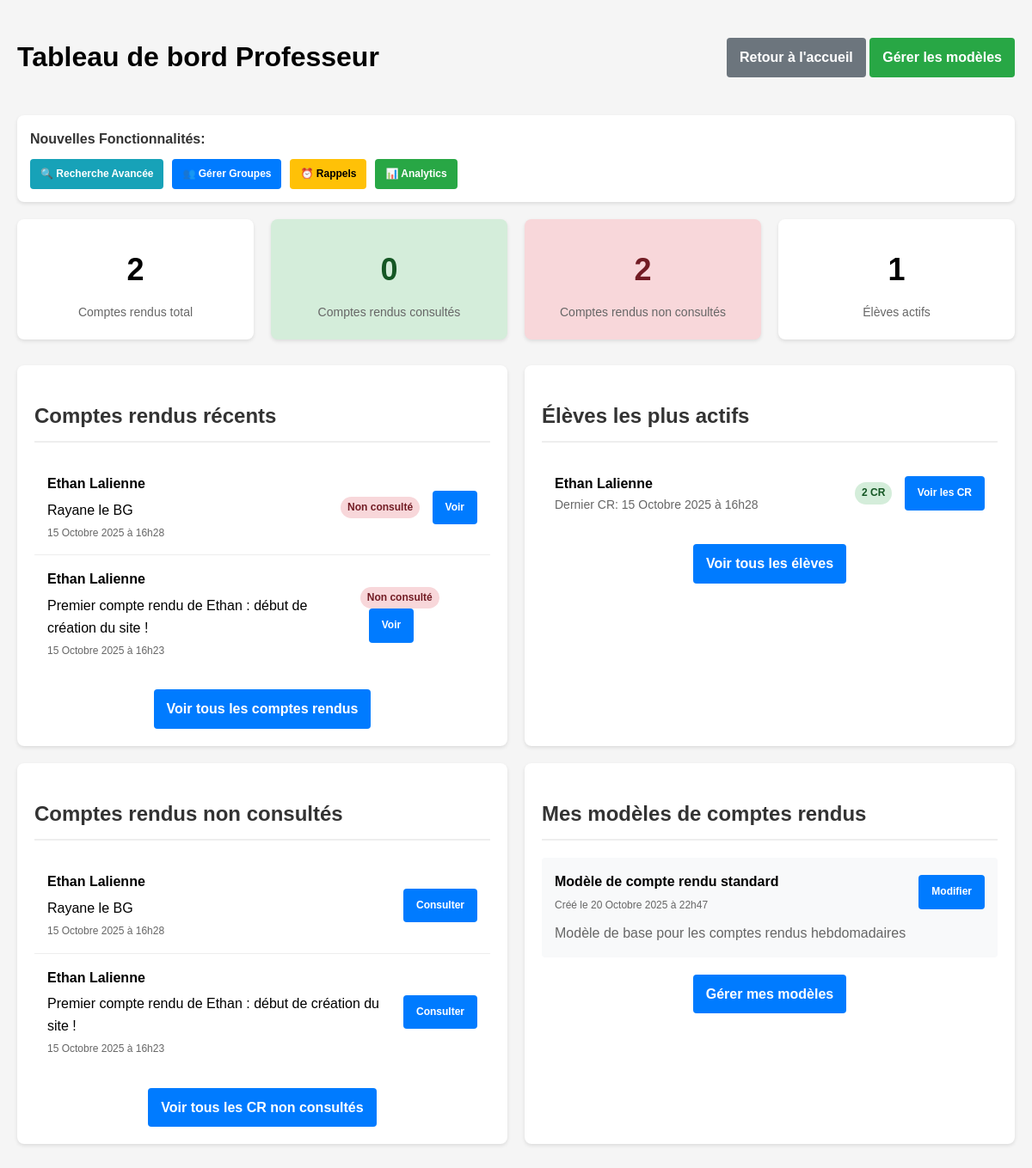
/tableau_bord_prof.php (signed in), run on the app's committed database.
### tables this page shows
CREATE TABLE IF NOT EXISTS `cr` (
  `num` bigint NOT NULL AUTO_INCREMENT,
  `date` date DEFAULT NULL,
  `description` text,
  `titre` varchar(255) DEFAULT NULL,
  `contenu_html` LONGTEXT,
  `vu` tinyint(1) DEFAULT '0',
  `archivé` tinyint(1) DEFAULT '0',
  `datetime` datetime DEFAULT NULL,
  `num_version` int DEFAULT 1,
  `num_utilisateur` int DEFAULT NULL,
  `groupe_id` int DEFAULT NULL,
  PRIMARY KEY (`num`),
  KEY `num_utilisateur` (`num_utilisateur`),
  KEY `groupe_id` (`groupe_id`)
);

CREATE TABLE IF NOT EXISTS `utilisateur` (
  `num` int NOT NULL AUTO_INCREMENT,
  `nom` varchar(100) NOT NULL,
  `prenom` varchar(100) NOT NULL,
  `tel` varchar(20) DEFAULT NULL,
  `login` varchar(100) NOT NULL,
  `motdepasse` varchar(100) NOT NULL,
  `type` int DEFAULT NULL,
  `email` varchar(100) DEFAULT NULL,
  `option` int DEFAULT NULL,
  `num_stage` int DEFAULT NULL,
  `token` varchar(10000) NOT NULL,
  `date` date DEFAULT NULL,
  `token_created_at` datetime DEFAULT NULL,
  `email_valide` tinyint(1) DEFAULT '0',
  `code_verification` varchar(10) DEFAULT NULL,
  `email_verification_token` varchar(100) DEFAULT NULL,
  `email_verification_token_created_at` datetime DEFAULT NULL,
  PRIMARY KEY (`num`),
  UNIQUE KEY `login` (`login`),
  UNIQUE KEY `email` (`email`),
  KEY `num_stage` (`num_stage`)
);

CREATE TABLE IF NOT EXISTS `modeles_cr` (
  `id` int NOT NULL AUTO_INCREMENT,
  `titre` varchar(255) NOT NULL,
  `description` text,
  `contenu_html` LONGTEXT,
  `professeur_id` int NOT NULL,
  `date_creation` datetime DEFAULT CURRENT_TIMESTAMP,
  `actif` tinyint(1) DEFAULT '1',
  PRIMARY KEY (`id`),
  KEY `professeur_id` (`professeur_id`)
);

### tableau_bord_prof.php (the view, shortened to what this page needs)
<?php
include '_conf.php';
$bdd = mysqli_connect($serveurBDD, $userBDD, $mdpBDD, $nomBDD);
$stats_query = "SELECT
                COUNT(*) as total_cr,
                SUM(CASE WHEN vu = 1 THEN 1 ELSE 0 END) as cr_vus,
                SUM(CASE WHEN vu = 0 THEN 1 ELSE 0 END) as cr_non_vus,
                COUNT(DISTINCT cr.num_utilisateur) as nb_eleves_actifs
                FROM cr
                JOIN utilisateur u ON cr.num_utilisateur = u.num
                WHERE u.type = 0";
$stats_result = mysqli_query($bdd, $stats_query);
$stats = mysqli_fetch_assoc($stats_result);
$cr_recents_query = "SELECT cr.*, u.nom, u.prenom
                    FROM cr
                    JOIN utilisateur u ON cr.num_utilisateur = u.num
                    ORDER BY cr.datetime DESC
                    LIMIT 10";
$cr_recents_result = mysqli_query($bdd, $cr_recents_query);
$eleves_actifs_query = "SELECT u.num, u.nom, u.prenom, COUNT(cr.num) as nb_cr,
                        MAX(cr.datetime) as dernier_cr
                        FROM utilisateur u
                        JOIN cr ON u.num = cr.num_utilisateur
                        WHERE u.type = 0
                        GROUP BY u.num
                        ORDER BY nb_cr DESC, dernier_cr DESC
                        LIMIT 5";
$eleves_actifs_result = mysqli_query($bdd, $eleves_actifs_query);
$cr_non_vus_query = "SELECT cr.*, u.nom, u.prenom
                     FROM cr
                     JOIN utilisateur u ON cr.num_utilisateur = u.num
                     WHERE cr.vu = 0
                     ORDER BY cr.datetime DESC
                     LIMIT 5";
$cr_non_vus_result = mysqli_query($bdd, $cr_non_vus_query);
$modeles_query = "SELECT * FROM modeles_cr
                 WHERE professeur_id = {$_SESSION['Sid']}
                 ORDER BY date_creation DESC";
$modeles_result = mysqli_query($bdd, $modeles_query);
function formatDateFrench($date) {
    $english_months = array('January', 'February', 'March', 'April', 'May', 'June', 'July', 'August', 'September', 'October', 'November', 'December');
    $french_months = array('Janvier', 'Février', 'Mars', 'Avril', 'Mai', 'Juin', 'Juillet', 'Août', 'Septembre', 'Octobre', 'Novembre', 'Décembre');
    $date_str = date('d F Y à H\hi', strtotime($date));
    $date_str = str_replace($english_months, $french_months, $date_str);
    return $date_str;
}
?>
<!DOCTYPE html>
<html lang="fr">
<head>
</head>
<body>
    <div class="container">
        <div class="header">
            <h1>Tableau de bord Professeur</h1>
            <div>
                <a href="accueil.php" class="btn btn-secondary">Retour à l'accueil</a>
                <a href="gestion_modeles.php" class="btn btn-success">Gérer les modèles</a>
            </div>
        </div>
        <div style="background: white; padding: 15px; border-radius: 8px; margin-bottom: 20px; box-shadow: 0 2px 4px rgba(0,0,0,0.1);">
            <strong style="color: #333;">Nouvelles Fonctionnalités:</strong>
            <div style="margin-top: 10px; display: flex; flex-wrap: wrap; gap: 10px;">
                <a href="recherche_cr.php" class="btn" style="background: #17a2b8; font-size: 12px; padding: 8px 12px;">🔍 Recherche Avancée</a>
                <a href="gestion_groupes.php" class="btn" style="background: #007bff; font-size: 12px; padding: 8px 12px;">👥 Gérer Groupes</a>
                <a href="gestion_rappels.php" class="btn" style="background: #ffc107; color: black; font-size: 12px; padding: 8px 12px;">⏰ Rappels</a>
                <a href="analytics_advanced.php" class="btn" style="background: #28a745; font-size: 12px; padding: 8px 12px;">📊 Analytics</a>
            </div>
        </div>
        <div class="stats-container">
            <div class="stat-card">
                <div class="stat-value"><?php echo $stats['total_cr'] ?: 0; ?></div>
                <div class="stat-label">Comptes rendus total</div>
            </div>
            <div class="stat-card" style="background-color: #d4edda; color: #155724;">
                <div class="stat-value"><?php echo $stats['cr_vus'] ?: 0; ?></div>
                <div class="stat-label">Comptes rendus consultés</div>
            </div>
            <div class="stat-card" style="background-color: #f8d7da; color: #721c24;">
                <div class="stat-value"><?php echo $stats['cr_non_vus'] ?: 0; ?></div>
                <div class="stat-label">Comptes rendus non consultés</div>
            </div>
            <div class="stat-card">
                <div class="stat-value"><?php echo $stats['nb_eleves_actifs'] ?: 0; ?></div>
                <div class="stat-label">Élèves actifs</div>
            </div>
        </div>
        <div class="grid-container">
            <div class="card">
                <h2>Comptes rendus récents</h2>
                <?php if (mysqli_num_rows($cr_recents_result) > 0): ?>
                    <ul class="cr-list">
                        <?php while ($cr = mysqli_fetch_assoc($cr_recents_result)): ?>
                            <li class="cr-item">
                                <div style="display: flex; justify-content: space-between; align-items: center;">
                                    <div>
                                        <strong><?php echo htmlspecialchars($cr['prenom'] . ' ' . $cr['nom']); ?></strong>
                                        <div style="margin-top: 5px;">
                                            <?php echo htmlspecialchars(substr($cr['description'], 0, 80)) . (strlen($cr['description']) > 80 ? '...' : ''); ?>
                                        </div>
                                        <div style="color: #666; font-size: 12px; margin-top: 5px;">
                                            <?php echo formatDateFrench($cr['datetime']); ?>
                                        </div>
                                    </div>
                                    <div>
                                        <span class="badge <?php echo $cr['vu'] ? 'badge-success' : 'badge-danger'; ?>">
                                            <?php echo $cr['vu'] ? 'Consulté' : 'Non consulté'; ?>
                                        </span>
                                        <a href="liste_cr_prof.php?view=<?php echo $cr['num']; ?>" class="btn" style="font-size: 12px; margin-left: 10px;">Voir</a>
                                    </div>
                                </div>
                            </li>
                        <?php endwhile; ?>
                    </ul>
                    <div style="text-align: center; margin-top: 20px;">
                        <a href="liste_cr_prof.php" class="btn">Voir tous les comptes rendus</a>
                    </div>
                <?php else: ?>
                    <p>Aucun compte rendu disponible.</p>
                <?php endif; ?>
            </div>
            <div class="card">
                <h2>Élèves les plus actifs</h2>
                <?php if (mysqli_num_rows($eleves_actifs_result) > 0): ?>
                    <ul class="cr-list">
                        <?php while ($eleve = mysqli_fetch_assoc($eleves_actifs_result)): ?>
                            <li class="eleve-item">
                                <div>
                                    <strong><?php echo htmlspecialchars($eleve['prenom'] . ' ' . $eleve['nom']); ?></strong>
                                    <div style="color: #666; font-size: 14px;">
                                        Dernier CR: <?php echo formatDateFrench($eleve['dernier_cr']); ?>
                                    </div>
                                </div>
                                <div>
                                    <span class="badge badge-success">
                                        <?php echo $eleve['nb_cr']; ?> CR
                                    </span>
                                    <a href="liste_cr_prof.php?eleve=<?php echo $eleve['num']; ?>" class="btn" style="font-size: 12px; margin-left: 10px;">
                                        Voir les CR
                                    </a>
                                </div>
                            </li>
                        <?php endwhile; ?>
                    </ul>
                    <div style="text-align: center; margin-top: 20px;">
                        <a href="liste_eleves.php" class="btn">Voir tous les élèves</a>
                    </div>
                <?php else: ?>
                    <p>Aucun élève actif pour le moment.</p>
                <?php endif; ?>
            </div>
        </div>
        <div class="grid-container">
            <div class="card">
                <h2>Comptes rendus non consultés</h2>
                <?php if (mysqli_num_rows($cr_non_vus_result) > 0): ?>
                    <ul class="cr-list">
                        <?php while ($cr = mysqli_fetch_assoc($cr_non_vus_result)): ?>
                            <li class="cr-item">
                                <div style="display: flex; justify-content: space-between; align-items: center;">
                                    <div>
                                        <strong><?php echo htmlspecialchars($cr['prenom'] . ' ' . $cr['nom']); ?></strong>
                                        <div style="margin-top: 5px;">
                                            <?php echo htmlspecialchars(substr($cr['description'], 0, 80)) . (strlen($cr['description']) > 80 ? '...' : ''); ?>
                                        </div>
                                        <div style="color: #666; font-size: 12px; margin-top: 5px;">
                                            <?php echo formatDateFrench($cr['datetime']); ?>
                                        </div>
                                    </div>
                                    <div>
                                        <a href="liste_cr_prof.php?view=<?php echo $cr['num']; ?>" class="btn" style="font-size: 12px;">
                                            Consulter
                                        </a>
                                    </div>
                                </div>
                            </li>
                        <?php endwhile; ?>
                    </ul>
                    <div style="text-align: center; margin-top: 20px;">
                        <a href="liste_cr_prof.php?sort=non_vu" class="btn">Voir tous les CR non consultés</a>
                    </div>
                <?php else: ?>
                    <p>Tous les comptes rendus ont été consultés. Bravo !</p>
                <?php endif; ?>
            </div>
            <div class="card">
                <h2>Mes modèles de comptes rendus</h2>
                <?php if (mysqli_num_rows($modeles_result) > 0): ?>
                    <?php while ($modele = mysqli_fetch_assoc($modeles_result)): ?>
                        <div class="modele-item">
                            <div style="display: flex; justify-content: space-between; align-items: center;">
                                <div>
                                    <strong><?php echo htmlspecialchars($modele['titre']); ?></strong>
                                    <div style="color: #666; font-size: 12px; margin-top: 5px;">
                                        Créé le <?php echo formatDateFrench($modele['date_creation']); ?>
                                    </div>
                                </div>
                                <div>
                                    <a href="gestion_modeles.php?edit=<?php echo $modele['id']; ?>" class="btn" style="font-size: 12px;">
                                        Modifier
                                    </a>
                                </div>
                            </div>
                            <div style="margin-top: 10px; color: #666;">
                                <?php echo htmlspecialchars($modele['description']); ?>
                            </div>
                        </div>
                    <?php endwhile; ?>
                    <div style="text-align: center; margin-top: 20px;">
                        <a href="gestion_modeles.php" class="btn">Gérer mes modèles</a>
                    </div>
                <?php endif; ?>
            </div>
        </div>
    </div>
</body>
</html>

### tableau_bord_prof.php (style rules this page uses)
body { font-family: Arial, sans-serif; line-height: 1.6; margin: 0; padding: 20px; background-color: #f5f5f5; }
.container { max-width: 1200px; margin: 0 auto; }
.header { display: flex; justify-content: space-between; align-items: center; margin-bottom: 20px; }
.card { background: white; border-radius: 8px; box-shadow: 0 2px 4px rgba(0,0,0,0.1); padding: 20px; margin-bottom: 20px; }
.stats-container { display: flex; flex-wrap: wrap; gap: 20px; margin-bottom: 30px; }
.stat-card { flex: 1; min-width: 200px; background: white; border-radius: 8px; box-shadow: 0 2px 4px rgba(0,0,0,0.1); padding: 20px; text-align: center; }
.stat-value { font-size: 36px; font-weight: bold; margin: 10px 0; }
.stat-label { color: #666; font-size: 14px; }
.grid-container { display: grid; grid-template-columns: repeat(auto-fit, minmax(500px, 1fr)); gap: 20px; }
.cr-list { list-style: none; padding: 0; }
.cr-item { padding: 15px; border-bottom: 1px solid #eee; }
.cr-item:last-child { border-bottom: none; }
.eleve-item { display: flex; justify-content: space-between; align-items: center; padding: 15px; border-bottom: 1px solid #eee; }
.eleve-item:last-child { border-bottom: none; }
.btn { display: inline-block; background: #007bff; color: white; padding: 10px 15px; text-decoration: none; border-radius: 4px; font-weight: bold; }
.btn-secondary { background: #6c757d; }
.btn-success { background: #28a745; }
h2 { color: #333; border-bottom: 2px solid #eee; padding-bottom: 10px; }
.badge { display: inline-block; padding: 3px 8px; border-radius: 50px; font-size: 12px; font-weight: bold; }
.badge-danger { background-color: #f8d7da; color: #721c24; }
.badge-success { background-color: #d4edda; color: #155724; }
.modele-item { background: #f8f9fa; border-radius: 4px; padding: 15px; margin-bottom: 10px; }

### data on the page
cr: utilisateur.prenom+nom "Ethan Lalienne", description "Rayane le BG", datetime "15 Octobre 2025 à 16h28", vu "Non consulté"
cr: utilisateur.prenom+nom "Ethan Lalienne", description "Premier compte rendu de Ethan : début de création du site !", datetime "15 Octobre 2025 à 16h23", vu "Non consulté"
utilisateur: prenom+nom "Ethan Lalienne", dernier_cr "15 Octobre 2025 à 16h28", nb_cr "2"
modeles_cr: titre "Modèle de compte rendu standard", date_creation "20 Octobre 2025 à 22h47", description "Modèle de base pour les comptes rendus hebdomadaires"

### other printed values
$stats['total_cr'] ?: 0 "2"
$stats['cr_vus'] ?: 0 "0"
$stats['cr_non_vus'] ?: 0 "2"
$stats['nb_eleves_actifs'] ?: 0 "1"
